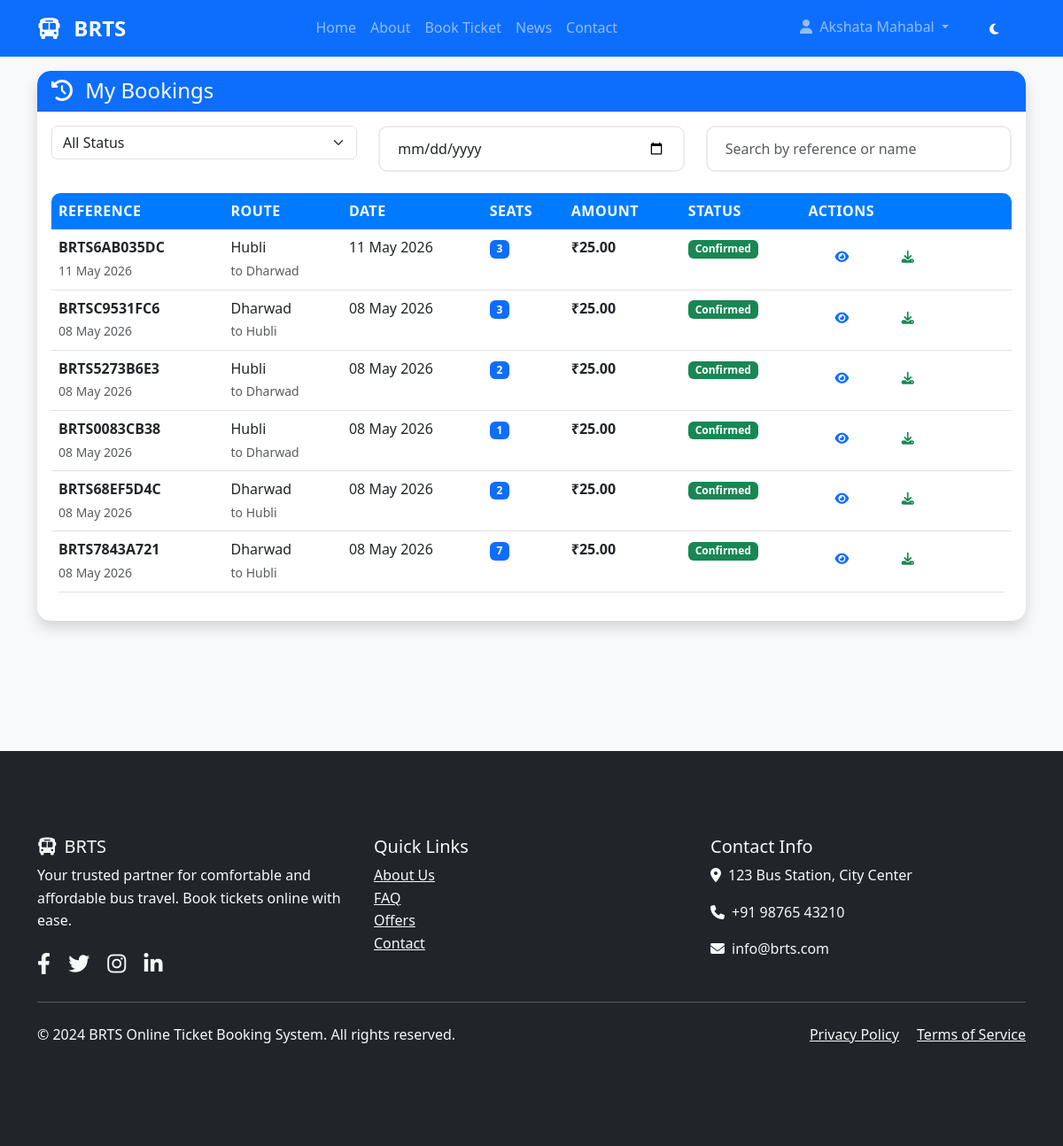
/booking/history/ (signed in), run on the app's committed database.
### accounts/models.py (models this page shows, shortened)
class User(AbstractUser):
    email = models.EmailField(unique=True)
    phone_number = models.CharField(max_length=15, blank=True, null=True)
    profile_picture = models.ImageField(upload_to='profile_pics/', blank=True, null=True)
    is_verified = models.BooleanField(default=False)
    date_of_birth = models.DateField(blank=True, null=True)
    address = models.TextField(blank=True, null=True)
    created_at = models.DateTimeField(auto_now_add=True)
    updated_at = models.DateTimeField(auto_now=True)
    USERNAME_FIELD = 'email'
    REQUIRED_FIELDS = ['username', 'first_name', 'last_name']

### booking/models.py (models this page shows, shortened)
class Booking(models.Model):
    BOOKING_STATUS = [
        ('pending', 'Pending'),
        ('confirmed', 'Confirmed'),
        ('cancelled', 'Cancelled'),
        ('completed', 'Completed'),
        ('expired', 'Expired'),
    ]
    PAYMENT_STATUS = [
        ('pending', 'Pending'),
        ('paid', 'Paid'),
        ('refunded', 'Refunded'),
        ('failed', 'Failed'),
    ]
    id = models.UUIDField(primary_key=True, default=uuid.uuid4, editable=False)
    booking_reference = models.CharField(max_length=20, unique=True)
    user = models.ForeignKey(User, on_delete=models.CASCADE, related_name='bookings')
    schedule = models.ForeignKey('bus_management.Schedule', on_delete=models.CASCADE, related_name='bookings')
    bus = models.ForeignKey('bus_management.Bus', on_delete=models.CASCADE, related_name='bookings')
    route = models.ForeignKey('bus_management.Route', on_delete=models.CASCADE, related_name='bookings')
    passenger_name = models.CharField(max_length=100)
    passenger_email = models.EmailField()
    passenger_phone = models.CharField(max_length=15)
    passenger_age = models.PositiveIntegerField(
        validators=[MinValueValidator(1), MaxValueValidator(120)]
    )
    passenger_gender = models.CharField(max_length=10, choices=[
        ('male', 'Male'),
        ('female', 'Female'),
        ('other', 'Other'),
    ])
    seat_numbers = models.JSONField(help_text="List of seat numbers")
    number_of_seats = models.PositiveIntegerField(default=1)
    total_fare = models.DecimalField(max_digits=10, decimal_places=2)
    booking_date = models.DateTimeField(auto_now_add=True)
    travel_date = models.DateField()
    booking_status = models.CharField(max_length=20, choices=BOOKING_STATUS, default='pending')
    payment_status = models.CharField(max_length=20, choices=PAYMENT_STATUS, default='pending')
    special_requests = models.TextField(blank=True, null=True)
    notes = models.TextField(blank=True, null=True)
    cancellation_date = models.DateTimeField(null=True, blank=True)
    cancellation_reason = models.TextField(blank=True, null=True)
    refund_amount = models.DecimalField(max_digits=10, decimal_places=2, null=True, blank=True)
    created_at = models.DateTimeField(auto_now_add=True)
    updated_at = models.DateTimeField(auto_now=True)
    class Meta:
        verbose_name = "Booking"
        verbose_name_plural = "Bookings"
        ordering = ['-booking_date']
    def is_cancellable(self):
        if self.booking_status in ['cancelled', 'completed', 'expired']:
            return False
        if self.travel_date <= timezone.now().date():
            return False
        from datetime import datetime, timedelta
        travel_datetime = datetime.combine(self.travel_date, self.schedule.departure_time)
        if travel_datetime - timezone.now() < timedelta(hours=2):
            return False
        return True

### bus_management/models.py (models this page shows, shortened)
class Route(models.Model):
    name = models.CharField(max_length=100)
    source = models.CharField(max_length=100)
    destination = models.CharField(max_length=100)
    distance = models.FloatField(help_text="Distance in kilometers")
    estimated_time = models.IntegerField(help_text="Estimated travel time in minutes")
    base_fare = models.DecimalField(max_digits=10, decimal_places=2)
    is_active = models.BooleanField(default=True)
    class Meta:
        verbose_name = "Route"
        verbose_name_plural = "Routes"

### booking/views.py (the view)
# urls.py: path('history/', views.booking_history_view, name='booking_history'),
@login_required
def booking_history_view(request):
    bookings = Booking.objects.filter(user=request.user).order_by('-booking_date')
    paginator = Paginator(bookings, 10)
    page_number = request.GET.get('page')
    page_obj = paginator.get_page(page_number)
    context = {
        'page_obj': page_obj,
    }
    return render(request, 'booking/booking_history.html', context)

### templates/booking/booking_history.html (shortened to what this page needs)
{% extends 'base.html' %}
{% block content %}
<div class="container mt-5">
    <div class="row">
        <div class="col-lg-12">
            <div class="card shadow">
                <div class="card-header bg-primary text-white">
                    <h4 class="mb-0">
                        <i class="fas fa-history me-2"></i>
                        My Bookings
                    </h4>
                </div>
                <div class="card-body">
                    <div class="row mb-4">
                        <div class="col-md-4">
                            <select class="form-select" id="statusFilter">
                                <option value="">All Status</option>
                            </select>
                        </div>
                        <div class="col-md-4">
                            <input type="date" class="form-control" id="dateFilter" placeholder="Filter by date">
                        </div>
                        <div class="col-md-4">
                            <input type="text" class="form-control" id="searchFilter" placeholder="Search by reference or name">
                        </div>
                    </div>
                    <div class="table-responsive">
                        <table class="table table-hover">
                            <thead class="table-dark">
                                <tr>
                                    <th>Reference</th>
                                    <th>Route</th>
                                    <th>Date</th>
                                    <th>Seats</th>
                                    <th>Amount</th>
                                    <th>Status</th>
                                    <th>Actions</th>
                                </tr>
                            </thead>
                            <tbody>
                                {% for booking in page_obj %}
                                    <tr>
                                        <td>
                                            <strong>{{ booking.booking_reference }}</strong>
                                            <br>
                                            <small class="text-muted">{{ booking.booking_date|date:"d M Y" }}</small>
                                        </td>
                                        <td>
                                            {{ booking.route.source }}<br>
                                            <small class="text-muted">to {{ booking.route.destination }}</small>
                                        </td>
                                        <td>{{ booking.travel_date|date:"d M Y" }}</td>
                                        <td>
                                            {% for seat in booking.seat_numbers %}
                                                <span class="badge bg-primary">{{ seat }}</span>
                                            {% endfor %}
                                        </td>
                                        <td><strong>₹{{ booking.total_fare }}</strong></td>
                                        <td>
                                            {% if booking.booking_status == 'confirmed' %}
                                                <span class="badge bg-success">Confirmed</span>
                                            {% elif booking.booking_status == 'completed' %}
                                                <span class="badge bg-info">Completed</span>
                                            {% elif booking.booking_status == 'cancelled' %}
                                                <span class="badge bg-danger">Cancelled</span>
                                            {% elif booking.booking_status == 'pending' %}
                                                <span class="badge bg-warning">Pending</span>
                                            {% endif %}
                                        </td>
                                        <td>
                                            <div class="btn-group" role="group">
                                                <a href="{% url 'booking:booking_detail' booking.id %}"
                                                   class="btn btn-sm btn-outline-primary" title="View Details">
                                                    <i class="fas fa-eye"></i>
                                                </a>
                                                {% if booking.booking_status == 'confirmed' %}
                                                    <a href="{% url 'booking:download_ticket' booking.id %}"
                                                       class="btn btn-sm btn-outline-success" title="Download Ticket">
                                                        <i class="fas fa-download"></i>
                                                    </a>
                                                {% endif %}
                                            </div>
                                        </td>
                                    </tr>
                                {% endfor %}
                            </tbody>
                        </table>
                    </div>
                </div>
            </div>
        </div>
    </div>
</div>
{% endblock %}

### templates/base.html (shortened to what this page needs)
{% load static %}
<!DOCTYPE html>
<html lang="en">
<head>
    <link href="https://cdn.jsdelivr.net/npm/bootstrap@5.3.0/dist/css/bootstrap.min.css" rel="stylesheet">
    <link rel="stylesheet" href="https://cdnjs.cloudflare.com/ajax/libs/font-awesome/6.4.0/css/all.min.css">
    <link rel="stylesheet" href="{% static 'css/style.css' %}">
</head>
<body>
    <nav class="navbar navbar-expand-lg navbar-dark bg-primary fixed-top">
        <div class="container">
            <a class="navbar-brand" href="{% url 'core:home' %}">
                <i class="fas fa-bus me-2"></i>
                <strong>BRTS</strong>
            </a>
            <div class="collapse navbar-collapse" id="navbarNav">
                <ul class="navbar-nav mx-auto">
                    {% if not user.is_staff %}
                        <li class="nav-item">
                            <a class="nav-link" href="{% url 'core:home' %}">Home</a>
                        </li>
                        <li class="nav-item">
                            <a class="nav-link" href="{% url 'core:about' %}">About</a>
                        </li>
                        <li class="nav-item">
                            <a class="nav-link" href="{% url 'booking:search_bus' %}">Book Ticket</a>
                        </li>
                        <li class="nav-item">
                            <a class="nav-link" href="{% url 'core:news' %}">News</a>
                        </li>
                        <li class="nav-item">
                            <a class="nav-link" href="{% url 'core:contact' %}">Contact</a>
                        </li>
                    {% endif %}
                </ul>
                <ul class="navbar-nav">
                    {% if user.is_authenticated %}
                        <li class="nav-item dropdown">
                            <a class="nav-link dropdown-toggle" href="#" id="navbarDropdown" role="button" data-bs-toggle="dropdown">
                                <i class="fas fa-user me-1"></i>
                                {{ user.first_name }}
                            </a>
                        </li>
                    {% endif %}
                    <li class="nav-item">
                        <button class="btn btn-outline-light btn-sm ms-2" id="darkModeToggle">
                            <i class="fas fa-moon"></i>
                        </button>
                    </li>
                </ul>
            </div>
        </div>
    </nav>
    <main class="main-content">
        {% block content %}{% endblock %}
    </main>
    <footer class="bg-dark text-light mt-5">
        <div class="container py-5">
            <div class="row">
                <div class="col-md-4">
                    <h5><i class="fas fa-bus me-2"></i>BRTS</h5>
                    <p>Your trusted partner for comfortable and affordable bus travel. Book tickets online with ease.</p>
                    <div class="social-links">
                        <a href="#" class="text-light me-3"><i class="fab fa-facebook-f"></i></a>
                        <a href="#" class="text-light me-3"><i class="fab fa-twitter"></i></a>
                        <a href="#" class="text-light me-3"><i class="fab fa-instagram"></i></a>
                        <a href="#" class="text-light me-3"><i class="fab fa-linkedin-in"></i></a>
                    </div>
                </div>
                <div class="col-md-4">
                    <h5>Quick Links</h5>
                    <ul class="list-unstyled">
                        <li><a href="{% url 'core:about' %}" class="text-light">About Us</a></li>
                        <li><a href="{% url 'core:faq' %}" class="text-light">FAQ</a></li>
                        <li><a href="{% url 'core:offers' %}" class="text-light">Offers</a></li>
                        <li><a href="{% url 'core:contact' %}" class="text-light">Contact</a></li>
                    </ul>
                </div>
                <div class="col-md-4">
                    <h5>Contact Info</h5>
                    <p><i class="fas fa-map-marker-alt me-2"></i>123 Bus Station, City Center</p>
                    <p><i class="fas fa-phone me-2"></i>+91 98765 43210</p>
                    <p><i class="fas fa-envelope me-2"></i>info@brts.com</p>
                </div>
            </div>
            <hr class="my-4">
            <div class="row">
                <div class="col-md-6">
                    <p>&copy; 2024 BRTS Online Ticket Booking System. All rights reserved.</p>
                </div>
                <div class="col-md-6 text-end">
                    <a href="#" class="text-light me-3">Privacy Policy</a>
                    <a href="#" class="text-light">Terms of Service</a>
                </div>
            </div>
        </div>
    </footer>
</body>
</html>

### static/css/style.css (style rules this page uses)
:root { --primary-color: #007bff; --secondary-color: #6c757d; --success-color: #28a745; --danger-color: #dc3545; --warning-color: #ffc107; --info-color: #17a2b8; --light-color: #f8f9fa; --dark-color: #343a40; --primary-gradient: linear-gradient(135deg, #007bff 0%, #0056b3 100%); --success-gradient: linear-gradient(135deg, #28a745 0%, #20c997 100%); --danger-gradient: linear-gradient(135deg, #dc3545 0%, #c82333 100%); }
body { font-family: 'Segoe UI', Tahoma, Geneva, Verdana, sans-serif; background-color: #f8f9fa; color: #333; line-height: 1.6; }
.main-content { margin-top: 80px; min-height: calc(100vh - 80px); }
.navbar-brand { font-weight: 700; font-size: 1.5rem; }
.navbar-nav .nav-link { font-weight: 500; transition: all 0.3s ease; }
.card { border: none; border-radius: 15px; box-shadow: 0 10px 30px rgba(0, 0, 0, 0.1); transition: all 0.3s ease; overflow: hidden; }
.card-header { border-radius: 15px 15px 0 0 !important; font-weight: 600; }
.btn { border-radius: 50px; font-weight: 600; padding: 12px 30px; transition: all 0.3s ease; border: none; text-transform: uppercase; letter-spacing: 0.5px; }
.form-control { border-radius: 10px; border: 2px solid #e9ecef; padding: 12px 20px; transition: all 0.3s ease; }
.table { border-radius: 10px; overflow: hidden; }
.table thead th { background-color: var(--primary-color); color: white; font-weight: 600; text-transform: uppercase; letter-spacing: 0.5px; border: none; }
.table tbody tr { transition: all 0.3s ease; }
footer { background-color: var(--dark-color); color: white; padding: 3rem 0; margin-top: 5rem; }
footer .social-links a { color: white; font-size: 1.5rem; margin-right: 1rem; transition: all 0.3s ease; }

### data on the page
User: first_name "Akshata Mahabal"
Booking: booking_reference "BRTS6AB035DC", booking_date "11 May 2026", route.source "Hubli", route.destination "Dharwad", travel_date "11 May 2026", seat_numbers "3", total_fare "25.00", booking_status "Confirmed"
Booking: booking_reference "BRTSC9531FC6", booking_date "08 May 2026", route.source "Dharwad", route.destination "Hubli", travel_date "08 May 2026", seat_numbers "3", total_fare "25.00", booking_status "Confirmed"
Booking: booking_reference "BRTS5273B6E3", booking_date "08 May 2026", route.source "Hubli", route.destination "Dharwad", travel_date "08 May 2026", seat_numbers "2", total_fare "25.00", booking_status "Confirmed"
Booking: booking_reference "BRTS0083CB38", booking_date "08 May 2026", route.source "Hubli", route.destination "Dharwad", travel_date "08 May 2026", seat_numbers "1", total_fare "25.00", booking_status "Confirmed"
Booking: booking_reference "BRTS68EF5D4C", booking_date "08 May 2026", route.source "Dharwad", route.destination "Hubli", travel_date "08 May 2026", seat_numbers "2", total_fare "25.00", booking_status "Confirmed"
Booking: booking_reference "BRTS7843A721", booking_date "08 May 2026", route.source "Dharwad", route.destination "Hubli", travel_date "08 May 2026", seat_numbers "7", total_fare "25.00", booking_status "Confirmed"
